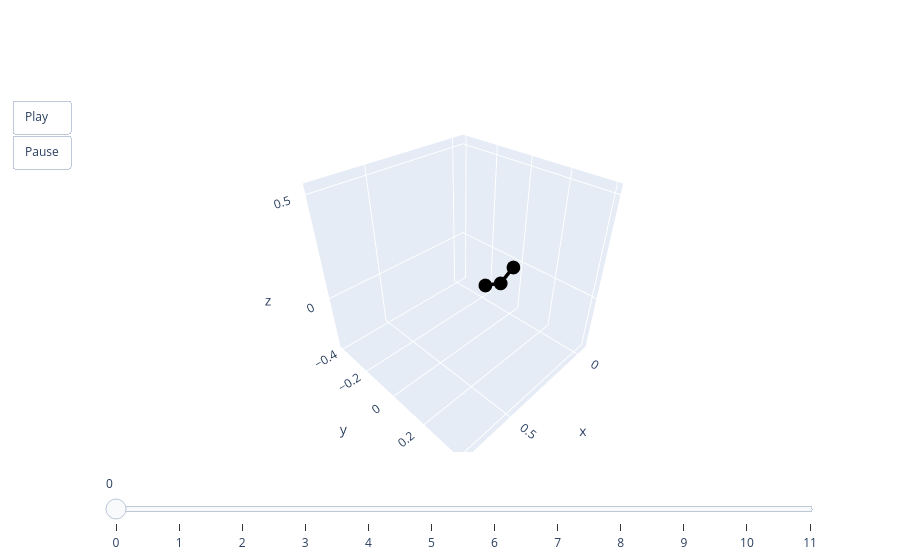

The notebook cell saved with this chart:
### Code cell
animate(valid.qs[0])

### Figure 1 — Plotly figure (JSON) as saved in the notebook; plotly's stock layout.template omitted (floating-point values rounded to 4 significant figures)
{"data": [{"line": {"color": "black", "width": 7}, "mode": "lines+markers", "type": "scatter3d", "x": [0, 0.09195, 0.2046], "y": [0, 0, 0], "z": [0, -0.04966, -0.0032]}], "layout": {"scene": {"aspectmode": "cube", "xaxis": {"autorange": false, "range": [-0.07026, 0.7728]}, "yaxis": {"autorange": false, "range": [-0.4215, 0.4215]}, "zaxis": {"autorange": false, "range": [-0.2984, 0.5447]}}, "sliders": [{"steps": [{"args": [["0"], {"frame": {"duration": 0, "redraw": true}, "mode": "immediate"}], "label": "0", "method": "animate"}, {"args": [["1"], {"frame": {"duration": 0, "redraw": true}, "mode": "immediate"}], "label": "1", "method": "animate"}, {"args": [["2"], {"frame": {"duration": 0, "redraw": true}, "mode": "immediate"}], "label": "2", "method": "animate"}, {"args": [["3"], {"frame": {"duration": 0, "redraw": true}, "mode": "immediate"}], "label": "3", "method": "animate"}, {"args": [["4"], {"frame": {"duration": 0, "redraw": true}, "mode": "immediate"}], "label": "4", "method": "animate"}, {"args": [["5"], {"frame": {"duration": 0, "redraw": true}, "mode": "immediate"}], "label": "5", "method": "animate"}, {"args": [["6"], {"frame": {"duration": 0, "redraw": true}, "mode": "immediate"}], "label": "6", "method": "animate"}, {"args": [["7"], {"frame": {"duration": 0, "redraw": true}, "mode": "immediate"}], "label": "7", "method": "animate"}, {"args": [["8"], {"frame": {"duration": 0, "redraw": true}, "mode": "immediate"}], "label": "8", "method": "animate"}, {"args": [["9"], {"frame": {"duration": 0, "redraw": true}, "mode": "immediate"}], "label": "9", "method": "animate"}, {"args": [["10"], {"frame": {"duration": 0, "redraw": true}, "mode": "immediate"}], "label": "10", "method": "animate"}, {"args": [["11"], {"frame": {"duration": 0, "redraw": true}, "mode": "immediate"}], "label": "11", "method": "animate"}]}], "updatemenus": [{"buttons": [{"args": [null, {"frame": {"duration": 50, "redraw": true}, "fromcurrent": true}], "label": "Play", "method": "animate"}, {"args": [[null], {"frame": {"duration": 0, "redraw": true}, "mode": "immediate"}], "label": "Pause", "method": "animate"}], "showactive": false, "type": "buttons"}]}}
